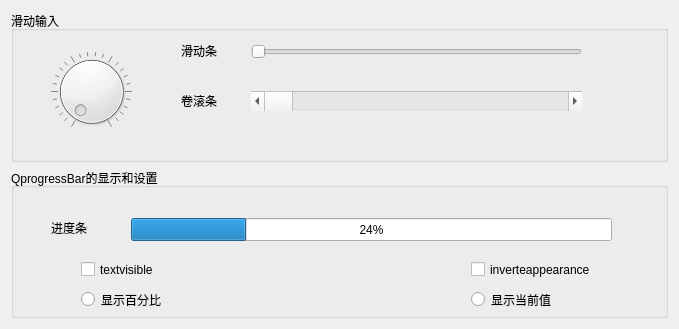
<?xml version="1.0" encoding="UTF-8"?>
<ui version="4.0">
 <class>Widget</class>
 <widget class="QWidget" name="Widget">
  <property name="geometry">
   <rect>
    <x>0</x>
    <y>0</y>
    <width>679</width>
    <height>329</height>
   </rect>
  </property>
  <property name="windowTitle">
   <string>Widget</string>
  </property>
  <layout class="QVBoxLayout" name="verticalLayout">
   <item>
    <widget class="QGroupBox" name="groupBox">
     <property name="title">
      <string>滑动输入</string>
     </property>
     <widget class="QSlider" name="horizontalSlider">
      <property name="geometry">
       <rect>
        <x>240</x>
        <y>30</y>
        <width>331</width>
        <height>22</height>
       </rect>
      </property>
      <property name="sliderPosition">
       <number>0</number>
      </property>
      <property name="orientation">
       <enum>Qt::Horizontal</enum>
      </property>
      <property name="invertedAppearance">
       <bool>false</bool>
      </property>
      <property name="invertedControls">
       <bool>false</bool>
      </property>
     </widget>
     <widget class="QScrollBar" name="horizontalScrollBar">
      <property name="geometry">
       <rect>
        <x>240</x>
        <y>80</y>
        <width>331</width>
        <height>20</height>
       </rect>
      </property>
      <property name="orientation">
       <enum>Qt::Horizontal</enum>
      </property>
     </widget>
     <widget class="QLabel" name="label">
      <property name="geometry">
       <rect>
        <x>170</x>
        <y>30</y>
        <width>69</width>
        <height>19</height>
       </rect>
      </property>
      <property name="text">
       <string>滑动条</string>
      </property>
     </widget>
     <widget class="QLabel" name="label_2">
      <property name="geometry">
       <rect>
        <x>170</x>
        <y>80</y>
        <width>69</width>
        <height>19</height>
       </rect>
      </property>
      <property name="text">
       <string>卷滚条</string>
      </property>
     </widget>
     <widget class="QDial" name="dial">
      <property name="geometry">
       <rect>
        <x>20</x>
        <y>40</y>
        <width>121</width>
        <height>81</height>
       </rect>
      </property>
      <property name="notchesVisible">
       <bool>true</bool>
      </property>
     </widget>
    </widget>
   </item>
   <item>
    <widget class="QGroupBox" name="groupBox_2">
     <property name="title">
      <string>QprogressBar的显示和设置</string>
     </property>
     <widget class="QProgressBar" name="progressBar">
      <property name="geometry">
       <rect>
        <x>120</x>
        <y>50</y>
        <width>481</width>
        <height>23</height>
       </rect>
      </property>
      <property name="value">
       <number>24</number>
      </property>
     </widget>
     <widget class="QLabel" name="label_3">
      <property name="geometry">
       <rect>
        <x>40</x>
        <y>50</y>
        <width>69</width>
        <height>19</height>
       </rect>
      </property>
      <property name="text">
       <string>进度条</string>
      </property>
     </widget>
     <widget class="QCheckBox" name="checkBox_textvisible">
      <property name="geometry">
       <rect>
        <x>70</x>
        <y>90</y>
        <width>98</width>
        <height>23</height>
       </rect>
      </property>
      <property name="text">
       <string>textvisible</string>
      </property>
     </widget>
     <widget class="QCheckBox" name="checkBox_inverteappearance">
      <property name="geometry">
       <rect>
        <x>460</x>
        <y>90</y>
        <width>161</width>
        <height>23</height>
       </rect>
      </property>
      <property name="text">
       <string>inverteappearance</string>
      </property>
     </widget>
     <widget class="QRadioButton" name="radioButton_prefence">
      <property name="geometry">
       <rect>
        <x>70</x>
        <y>120</y>
        <width>118</width>
        <height>23</height>
       </rect>
      </property>
      <property name="text">
       <string>显示百分比</string>
      </property>
     </widget>
     <widget class="QRadioButton" name="radioButton_2">
      <property name="geometry">
       <rect>
        <x>460</x>
        <y>120</y>
        <width>118</width>
        <height>23</height>
       </rect>
      </property>
      <property name="text">
       <string>显示当前值</string>
      </property>
     </widget>
    </widget>
   </item>
  </layout>
 </widget>
 <resources/>
 <connections/>
</ui>
